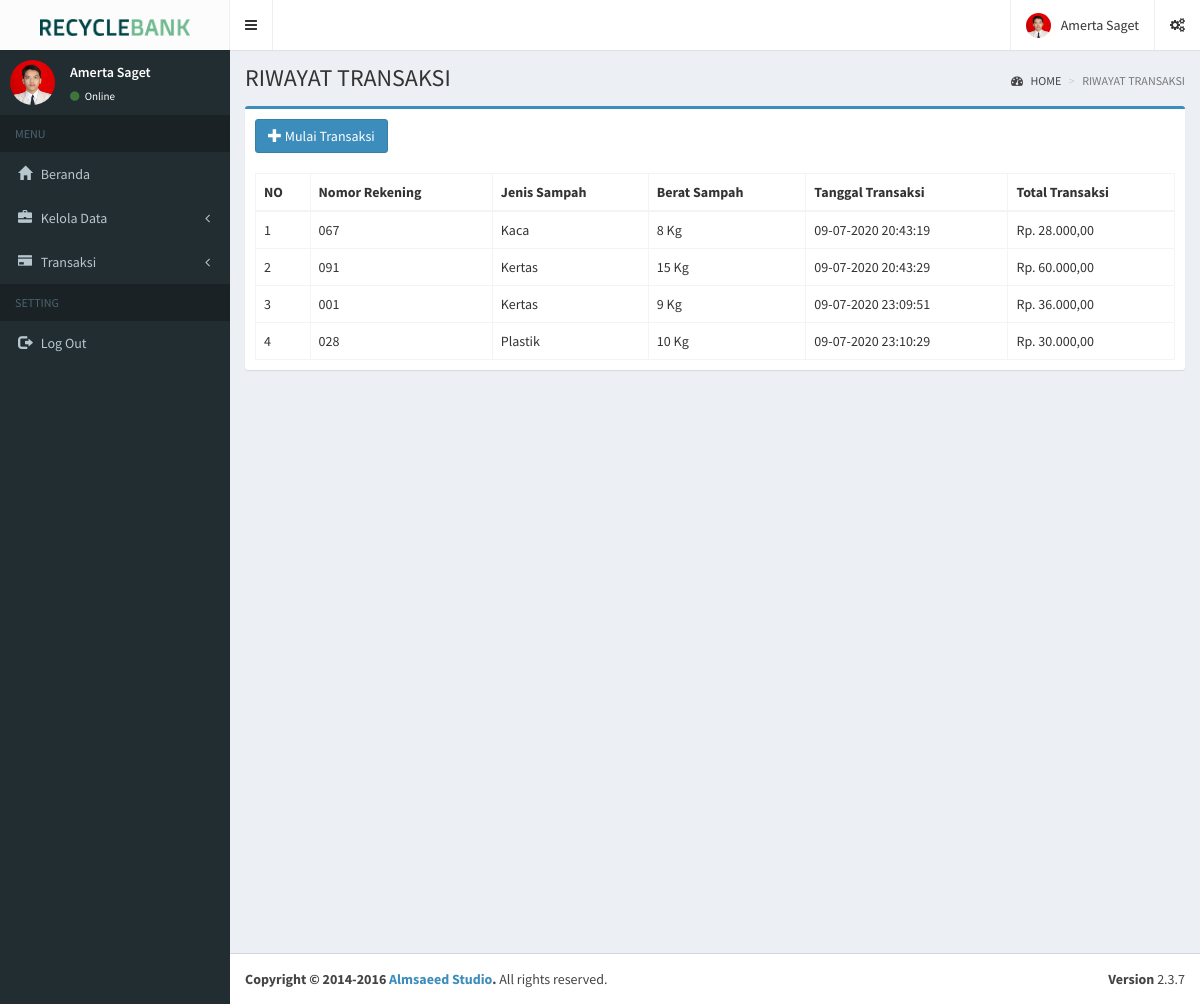
Screenshot of /index.php?page=riwayat_transaksi (signed in) with the database file from the repository.
### tables this page shows
CREATE TABLE `tbl_transaksi` (
  `id_transaksi` int(11) NOT NULL,
  `nomor_rekening_nasabah` varchar(12) NOT NULL,
  `jenis_sampah` varchar(15) NOT NULL,
  `berat_sampah` int(11) NOT NULL,
  `tanggal_transaksi` varchar(35) NOT NULL,
  `total_transaksi` int(11) NOT NULL
);

### conf/fungsi.php (called while the page is built, shortened)
<?php
    include "conn.php";
    function query($query) {
        global $conn;
        $result = mysqli_query($conn, $query);
        $rows = [];
        while( $row = mysqli_fetch_assoc($result) ) {
            $rows[] = $row;
        }
        return $rows;
    }
?>

### pages/transaksi/riwayat_transaksi.php (the view, shortened to what this page needs)
<?php
    require "conf/fungsi.php";
    $transaksi = query("SELECT * FROM tbl_transaksi");
?>
<!DOCTYPE html>
<html lang="en">
<head>
</head>
<body>
  <div class="content-wrapper">
    <section class="content-header">
      <h1>
      RIWAYAT TRANSAKSI
      </h1>
      <ol class="breadcrumb">
        <li><a href="index.php"><i class="fa fa-dashboard"></i> HOME</a></li>
        <li class="active">RIWAYAT TRANSAKSI</li>
      </ol>
    </section>
    <section class="content">
      <div class="row">
        <div class="col-xs-12">
      <div class="box box-primary">
        <div class="box-header">
          <a href="index.php?page=mulai_transaksi" class="btn btn-primary" role="button" title="Tambah Data"><i class="glyphicon glyphicon-plus"></i> Mulai Transaksi</a>
          </div>
            <div class="box-body table-responsive" id="tabel_cari">
              <table id="nasabah" class="table table-bordered table-hover">
                <thead>
                <tr>
                  <th>NO</th>
                  <th>Nomor Rekening</th>
                  <th>Jenis Sampah</th>
                  <th>Berat Sampah</th>
                  <th>Tanggal Transaksi</th>
                  <th>Total Transaksi</th>
                </tr>
                </thead>
                <tbody>
                <?php $i = 1;?>
                <?php foreach($transaksi as $row) :?>
                <tr>
                    <td><?= $i; ?></td>
                    <td><?= $row["nomor_rekening_nasabah"]; ?></td>
                    <td><?= $row["jenis_sampah"]; ?></td>
                    <td><?= $row["berat_sampah"]; ?> Kg</td>
                    <td><?= $row["tanggal_transaksi"]; ?></td>
                    <td>Rp. <?= number_format($row["total_transaksi"],2,",",".") ?></td>
                </tr>
                <?php $i++ ?>
                <?php endforeach; ?>
                </tbody>
              </table>
            </div>
          </div>
        </div>
      </div>
    </section>
  </div>
</body>
</html>

### rows the page displays
tbl_transaksi: nomor_rekening_nasabah "067", jenis_sampah "Kaca", berat_sampah "8", tanggal_transaksi "09-07-2020 20:43:19", total_transaksi "28.000,00"
tbl_transaksi: nomor_rekening_nasabah "091", jenis_sampah "Kertas", berat_sampah "15", tanggal_transaksi "09-07-2020 20:43:29", total_transaksi "60.000,00"
tbl_transaksi: nomor_rekening_nasabah "001", jenis_sampah "Kertas", berat_sampah "9", tanggal_transaksi "09-07-2020 23:09:51", total_transaksi "36.000,00"
tbl_transaksi: nomor_rekening_nasabah "028", jenis_sampah "Plastik", berat_sampah "10", tanggal_transaksi "09-07-2020 23:10:29", total_transaksi "30.000,00"
